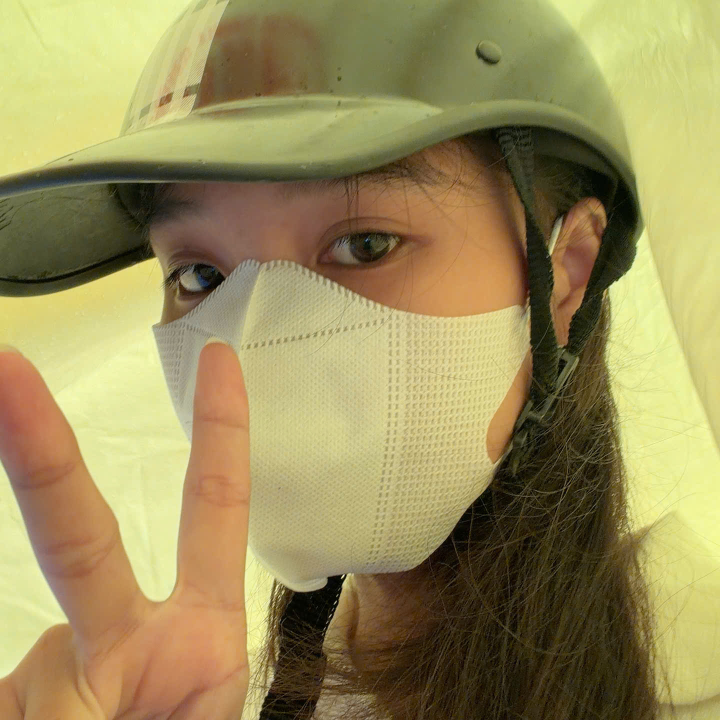
#> input picture 1787491919256_2524601611514879288_2524601611514879288_300d84cf53ecba0affca575e654e2a1f.jpg, 1440 x 1440 px (shown at 1/2 size)
$ python -i ai_segmenter.py   (imports and definitions only)
#> lines starting #> are read from the running program, lines starting #| are printed output that depends on the picture; after the words box and inside, x2 and y2 are one past the last pixel; in counts of white or black regions, pixels touching at a corner belong together
#> further down, picture is the input picture: shape (1440, 1440, 3); mean B, G, R 91.3, 142.1, 154.7
#!/usr/bin/env python3
"""
AI Smart Auto-Segmentation module using Google Gemini Vision API with OpenCV fallback.
Phan tich nhan dien doi tuong va thu tu ve bang trang thong minh (Nhan vat -> Do vat -> Hau canh).
"""
import sys
import json
import base64
import urllib.request
import urllib.error
import cv2
import numpy as np
from pathlib import Path

DEFAULT_API_KEY = "AIzaSyCTL1ybG64cdgPHydgTcJS-X2tsiyhQI6Y"

# [77 lines left out: function segment_with_gemini, not called in this run]


def segment_with_opencv(image_bgr: np.ndarray, total_duration_ms: int = 8000) -> dict:
    """Co che phan tich du phong cuc bo bang thuat toan OpenCV Saliency & Contour Clusters."""
#> called with total_duration_ms = 8000
    h, w = image_bgr.shape[:2]
#> h = 1440; w = 1440
    gray = cv2.cvtColor(image_bgr, cv2.COLOR_BGR2GRAY)
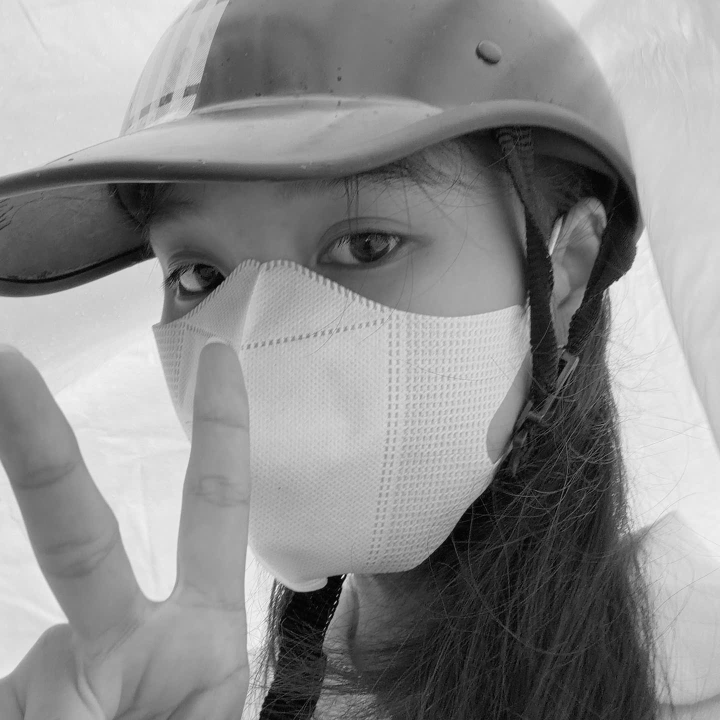
#> gray: shape (1440, 1440) (shown at 1/2 size); min 0, max 253, mean 140.1
    blur = cv2.GaussianBlur(gray, (5, 5), 0)
    edges = cv2.Canny(blur, 40, 120)
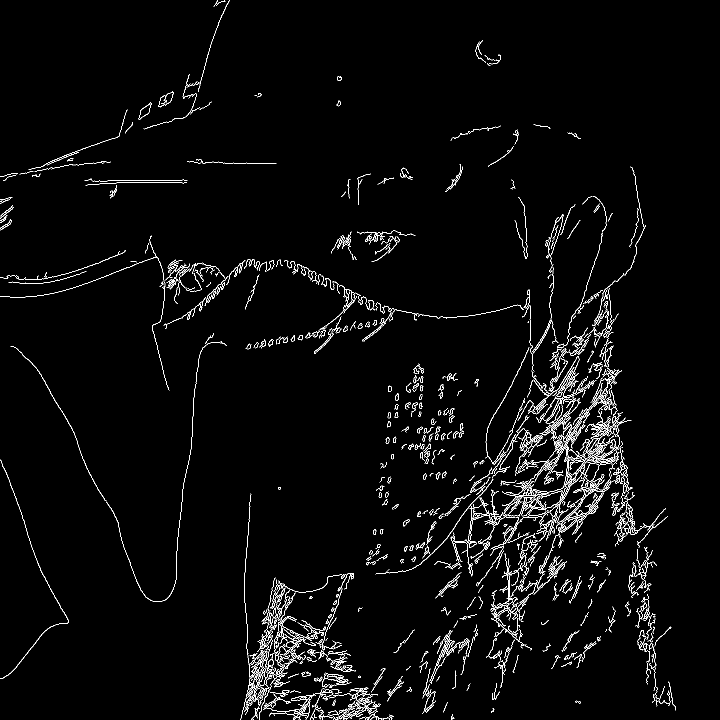
#> edges: shape (1440, 1440) (shown at 1/2 size); 2.7% white in thin lines or dots

    contours, _ = cv2.findContours(edges, cv2.RETR_EXTERNAL, cv2.CHAIN_APPROX_SIMPLE)
#> contours = 809 contours, 597 with area under 20; largest, box (x1, y1, x2, y2) and area: (1115, 959, 1223, 1070) 695, (1072, 790, 1152, 870) 693, (1037, 780, 1205, 965) 480, (316, 182, 348, 215) 467, (1093, 876, 1233, 1026) 358
    boxes = []
    for cnt in contours:
        area = cv2.contourArea(cnt)
        if area > (w * h * 0.01):
            bx, by, bw, bh = cv2.boundingRect(cnt)
            boxes.append((bx, by, bw, bh, area))
#> this loop made 809 passes
#> area on passes 15, 22, 25: 54, 101.5, 75
#> after the loop, boxes = []

    boxes.sort(key=lambda b: b[4], reverse=True)

    elements = []
    if len(boxes) >= 1:
        bx, by, bw, bh, _ = boxes[0]
        pad = 20
        x1 = max(0, bx - pad)
        y1 = max(0, by - pad)
        x2 = min(w, bx + bw + pad)
        y2 = min(h, by + bh + pad)
        elements.append({
            "label": "1. Nhân vật / Chủ thể chính",
            "narrativeRole": "Chủ thể trung tâm bức tranh",
            "box_2d": [int(y1 * 1000 / h), int(x1 * 1000 / w), int(y2 * 1000 / h), int(x2 * 1000 / w)],
            "direction": "top_to_bottom"
        })

    elements.append({
        "label": "2. Hạu cảnh & Chi tiết xung quanh",
        "narrativeRole": "Phần bối cảnh xung quanh",
        "box_2d": [0, 0, 1000, 1000],
        "direction": "left_to_right"
    })

    return _build_annotation_config(elements, w, h, total_duration_ms)


def _build_annotation_config(elements_raw: list, w: int, h: int, total_duration_ms: int) -> dict:
    """Chuyen doi danh sach vung raw tu AI sang cau truc annotation.json chuan."""
#> called with w = 1440, h = 1440, total_duration_ms = 8000
    elements = []
    count = len(elements_raw)

    available_dur = max(3000, total_duration_ms - 1000)
    dur_per_part = round(available_dur / max(1, count))

    cur_start = 300
    for idx, raw in enumerate(elements_raw):
        box = raw.get("box_2d", [0, 0, 1000, 1000])
        ymin, xmin, ymax, xmax = box[0], box[1], box[2], box[3]

        rx = int(round(xmin * w / 1000.0))
        ry = int(round(ymin * h / 1000.0))
        rw = max(20, int(round((xmax - xmin) * w / 1000.0)))
        rh = max(20, int(round((ymax - ymin) * h / 1000.0)))

        rx = max(0, min(w - 10, rx))
        ry = max(0, min(h - 10, ry))
        rw = min(w - rx, rw)
        rh = min(h - ry, rh)

        direction = raw.get("direction", "top_to_bottom")
        if direction not in ["top_to_bottom", "left_to_right", "bottom_to_top", "right_to_left", "center_out"]:
            direction = "top_to_bottom"

        label = raw.get("label") or f"Vùng {idx + 1}"
        role = raw.get("narrativeRole") or f"Phần {idx + 1} bức tranh"

        hand_start = [round(rx + rw / 2), ry + 10]
        hand_end = [round(rx + rw / 2), ry + rh - 10]

        elements.append({
            "id": f"part_{idx + 1}",
            "label": label,
            "sequence": idx + 1,
            "narrativeRole": role,
            "subtitle": "",
            "type": "structure" if idx == 0 else "detail",
            "region": {
                "x": rx,
                "y": ry,
                "width": rw,
                "height": rh
            },
            "reveal": {
                "direction": direction,
                "startMs": cur_start,
                "durationMs": dur_per_part,
                "maskPaddingPx": 20,
                "protectedRegions": []
            },
            "handPath": {
                "start": hand_start,
                "end": hand_end,
                "easing": "easeInOut"
            }
        })
        cur_start += dur_per_part
#> after the loop, cur_start = 7300

    return {
        "canvas": {
            "width": w,
            "height": h
        },
        "sceneDurationMs": total_duration_ms,
        "elements": elements
    }

>>> import cv2
>>> picture = cv2.imread('../1787491919256_2524601611514879288_2524601611514879288_300d84cf53ecba0affca575e654e2a1f.jpg')
>>> result = segment_with_opencv(picture)
#> result = 3 items
